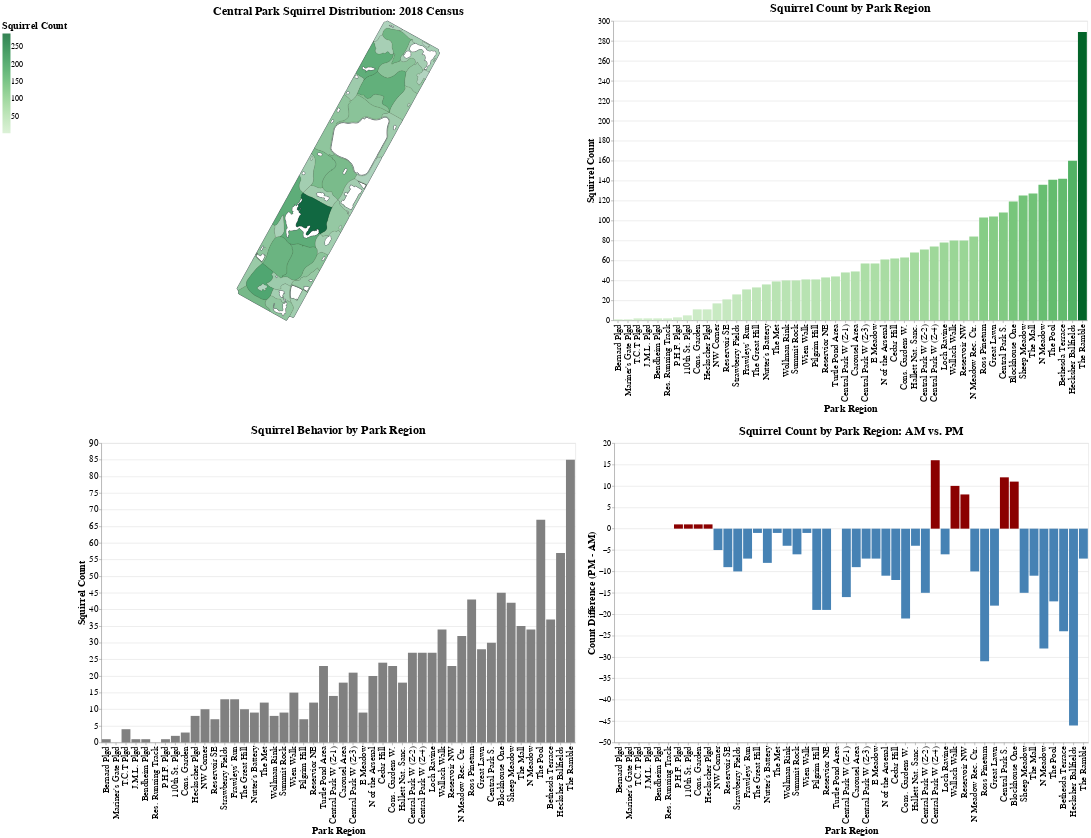

Notebook code cell kept with this figure:
### Code cell
csv = pd.read_csv('../squirrel_count.csv')
sort_order = list(csv.sort_values(by = ['Unique_Squirrel_ID'])['sitename_short'])

with open('../data/squirrel_plots.json') as data_file:
    b_json_count = json.load(data_file)
squirrel_json = alt.Data(values = b_json_count['features'])

brush = alt.selection_multi(fields = ['properties.sitename_short'],
    resolve='global')


##################################
# PLOT MAP of SQUIRREL COUNT
##################################
def plot_map_total_count(selection):
    # Plot of squirrel count
    base_map = alt.Chart(squirrel_json).mark_geoshape(
        stroke='black',
        strokeWidth=1
    ).encode(
    ).properties(
        width=950,
        height=600
    )

    # Add Choropleth Layer
    choropleth = (alt.Chart(squirrel_json, 
                            title = "Central Park Squirrel Distribution: 2018 Census")
    .mark_geoshape()
    .add_selection(selection)
    .encode(
    # SELECTION SINGLE CONDITIONS -- Color is grey if not selected
        color = alt.condition(selection, 
                              'properties.Unique_Squirrel_ID:Q', 
                              alt.value('grey'),
            title = 'Squirrel Count',
            scale=alt.Scale(scheme='greens'),
            legend = alt.Legend(labelFontSize = 16, 
                                titleFontSize = 20, 
                                tickCount = 5,
                               orient = "left")),
        opacity=alt.condition(selection, 
                              alt.value(0.8), 
                              alt.value(0.1)),
        tooltip = [alt.Tooltip('properties.sitename:N', 
                               title="Park Region"), 
               alt.Tooltip('properties.Unique_Squirrel_ID:Q', 
                           title="Squirrel Count")]
    ))
    
    return(base_map + choropleth)


##########################################
# PLOT TOTAL SQUIRREL COUNT
##########################################
def plot_bar_total_count(selection):
    count_bar = (alt.Chart(squirrel_json, 
                           title = 'Squirrel Count by Park Region')
    .mark_bar()
    .add_selection(selection)
    .encode(
        x = alt.X('properties.sitename_short:N', 
                  title = "Park Region", 
                  axis = alt.Axis(labelFontSize = 18,
                                  titleFontSize = 20), 
                  sort = sort_order),
        y = alt.Y('properties.Unique_Squirrel_ID:Q', 
                  title = "Squirrel Count", 
                  axis = alt.Axis(labelFontSize = 16, 
                                  titleFontSize = 20)),
        color = alt.Color('properties.Unique_Squirrel_ID:Q',
                         scale=alt.Scale(scheme='greens'),
                         legend=None),

    # SELECTION SINGLE CONDITIONS -- opacity is 0.2 if not selected
        opacity = alt.condition(selection, 
                                alt.value(1.0), 
                                alt.value(0.2)),
        tooltip = [alt.Tooltip('properties.sitename:N', 
                               title="Park Region"), 
               alt.Tooltip('properties.Unique_Squirrel_ID:Q', 
                           title="Squirrel Count")])
    .properties(width = 950, height = 600))   
    return(count_bar)
plot_bar_total_count(brush)

################################################
# PLOT DIFFERENCE in COUNT by TIME OF DAY
################################################
def plot_bar_count_diff(selection):
    area_count_shift = (alt.Chart(squirrel_json)
    .mark_bar()
    .add_selection(selection)
    .encode(
        alt.X('properties.sitename_short:N',
              axis = alt.Axis(labelFontSize = 18,
                                           titleFontSize = 20), 
              title = "Park Region",
              sort = sort_order),
        alt.Y('properties.Count_diff (AM - PM):Q', 
              title = "Count Difference (PM - AM)", 
              axis = alt.Axis(labelFontSize = 16, 
                              titleFontSize = 20)),
        opacity = alt.condition(selection, 
                                alt.value(1.0), 
                                alt.value(0.2)),
        color=alt.condition(
            # If count is negative, color bar blue. If positive, red.
            alt.datum['properties.Count_diff (AM - PM)'] > 0,
            alt.value("darkred"),  # The positive color
            alt.value("steelblue")  # The negative color
        ),
        tooltip = [alt.Tooltip('properties.sitename:N', title="Park Region"), 
                   alt.Tooltip('properties.Count_diff (AM - PM):Q', title="Count difference")]
    ).properties(title = "Squirrel Count by Park Region: AM vs. PM",
                 width = 950,
                height = 600))
    return(area_count_shift)
plot_bar_count_diff(brush)


# ###################################
# # PLOT BEHAVIOR by PARK AREA
# ###################################
def plot_bar_behavior(selection):
    b_chart = (alt.Chart(squirrel_json)
        .mark_bar(color = 'gray')
        #.add_selection(b_select)
        .add_selection(selection)
        .encode(alt.X('properties.sitename_short:N', title = "Park Region", sort = sort_order, axis = alt.Axis(labelFontSize = 18,
                                                   titleFontSize = 20)), 
                alt.Y('properties.Running_or_chasing:Q', title = 'Squirrel Count', axis = alt.Axis(labelFontSize = 18,
                                                   titleFontSize = 20)),
                opacity = alt.condition(brush, 
                                    alt.value(1.0), 
                                    alt.value(0.2)),
                tooltip = [alt.Tooltip('properties.sitename:N', title="Park Region"), 
                           alt.Tooltip('properties.Running_or_chasing:Q', title="Squirrel Count")]
               )
        #.transform_filter(b_select)
        .properties(title = "Squirrel Behavior by Park Region",
                     width = 950,
                    height = 600))
    return b_chart


# Create selection conditions and link plots by setting resolve = 'global'
brush = alt.selection_multi(fields = ['properties.sitename_short'],
    resolve='global'
)


# Render stacked plots
((plot_map_total_count(brush) | plot_bar_total_count(brush)) & (plot_bar_behavior(brush) | plot_bar_count_diff(brush))).configure_title(fontSize = 24)

# # source (code): https://www.districtdatalabs.com/altair-choropleth-viz
